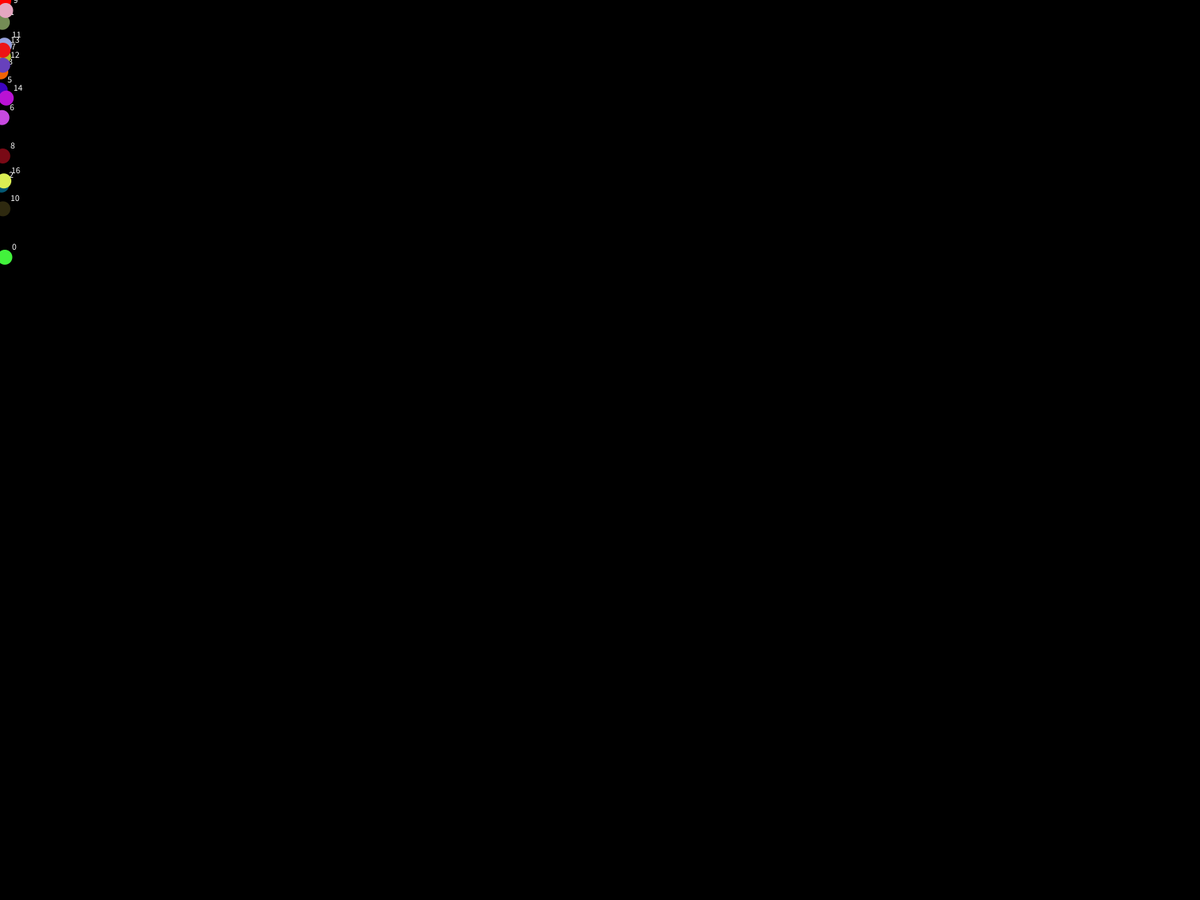
Frame 1 (no input)
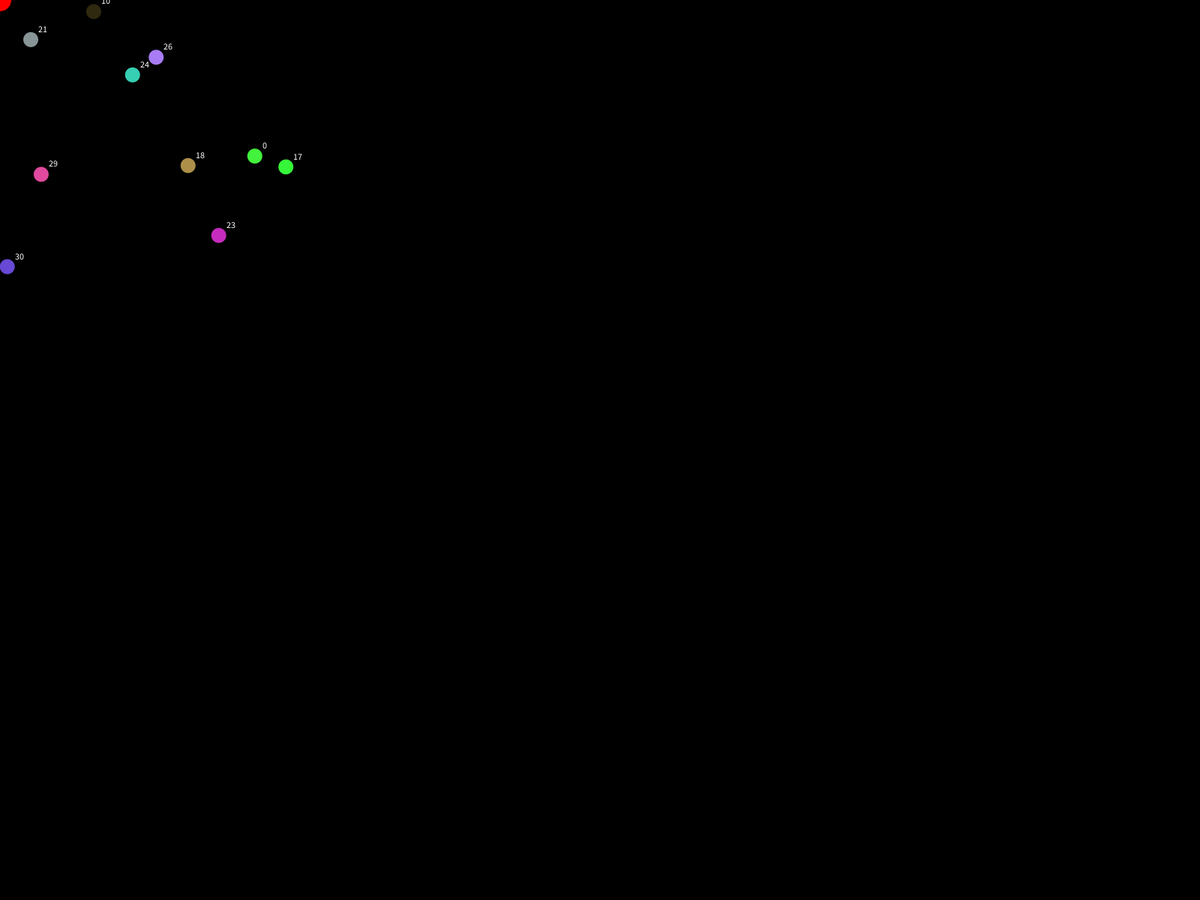
Frame 60 (the mouse pressed at the canvas centre just before this capture)
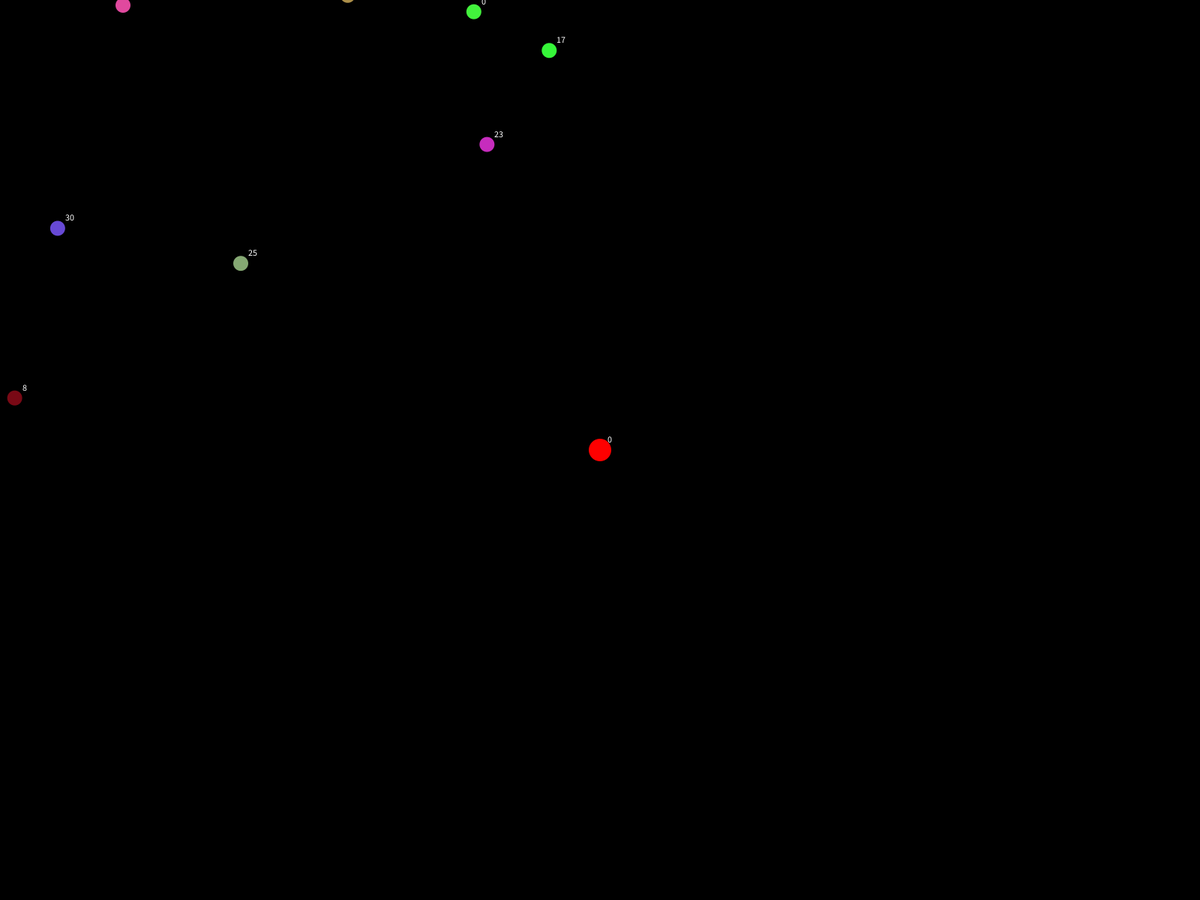
Frame 120 (the mouse held since frame 60 and released just before this capture)

The Processing sketch that drew these frames (run headless with seeded random() and noise(); from frame 60 on, the mouse is pressed at the canvas centre):

// Processing sketch: Orbits
// ── Orbits.pde
Bubble[] elements;
Bubble pointer;

int ballcount = 15;
float G = 50;
float P_mass = 200;
float N_mass = -1;
float P_dim = 30;
float N_dim = 20;
color P_color = color(255,0,0);
color N_color = color(100,100,255);
int k = 0;

void setup()
{
  frameRate(30);
  fullScreen();
  
  //size(640,480);
  background(0);
  
  pointer = new Bubble();
  elements = new Bubble[ballcount];  
  for (k=0; k<ballcount; k++)
    elements[k] = new Bubble(k, new PVector(random(10), 0));   
}

void draw()
{
  background(0);
  pointer.position.x = mouseX;
  pointer.position.y = mouseY;
  pointer.display();
  for (int i=0; i<ballcount; i++)
  {
    elements[i].acceleration = new PVector(0,0);
    elements[i].accelerate(pointer);
    //for (int j=0; j<ballcount; j++)
      //if (j != i) elements[i].accelerate(elements[j]);
    if (elements[i].isTooFar() || elements[i].isTouching(pointer))
      elements[i] = new Bubble(++k, new PVector(random(10), 0)); 
    //elements[i].acceleration.limit(20);
    
    elements[i].display();
  }  
}
// ── Bubble_Class.pde
class Bubble
{
  float dim;
  float mass;
  color shade;
  PVector position;
  PVector velocity;
  PVector acceleration;
  float damping;
  int number;
  
  //Bubble(int _num)
  //{ 
  //  number = _num;
  //  mass = floor(random(200)) + 10;
  //  dim = sqrt(mass);
  //  shade = color(random(255), random(255), random(255));
  //  do
  //  position = new PVector(random(3*width)-width, random(3*height)-height);
  //  while(position.x > 0 && position.x < width && position.y > 0 && position.y < height);
  //  velocity = new PVector(random(8) - 4, random(8) - 4);
  //  acceleration = new PVector(0,0);
  //  damping = 0.05;
  //}
  
  Bubble()
  {
    dim = P_dim;
    mass = P_mass;
    shade = P_color;
    position = new PVector(mouseX,mouseY);
    velocity = new PVector(0,0);
    acceleration = new PVector(0,0);
    damping = 1;
  }
  
  Bubble(int i, PVector _vel)
  {
    number = i;
    dim = N_dim;
    mass = N_mass;
    shade = color(random(255), random(255), random(255));
    //do
    position = new PVector(0, random(height/3));
    //while(position.x > 0 && position.x < width && position.y > 0 && position.y < height);
    velocity = _vel;
    acceleration = new PVector(0,0);
    damping = 1;
  }
  
  void display()
  {
    update();
    noStroke();
    fill(shade);
    ellipse(position.x, position.y, dim, dim);
    fill(255);
    text(number, position.x+10, position.y-10);
  }
  
  void update()
  {
    //velocity.mult(1-(damping*damping));
    velocity.add(acceleration);
    position.add(velocity);
  }
  
  boolean isTooFar()
  {
    if (distance(this.position,new PVector(width/2, height/2)) > 3*height)
    {
      return true;
    }
    else return false;
  }
  
  boolean isTouching(Bubble _grav)
  {
    if (distance(position,_grav.position) < dim/2 + _grav.dim/2)
      return true;
    else return false;
  }
  
  void accelerate(Bubble _grav)
  { 
    PVector axel = new PVector(_grav.position.x - position.x,
                               _grav.position.y - position.y);
    axel.normalize();
    float dist = distance(position, _grav.position);
    axel.mult(G*_grav.mass/(dist*dist));
    acceleration.add(axel);
  }
}

float distance(PVector pos, PVector pos2)
  {
    return sqrt(((pos.x-pos2.x)*(pos.x-pos2.x))+((pos.y-pos2.y)*(pos.y-pos2.y)));
  }
